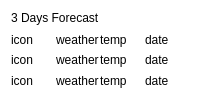
             <widget class="QWidget" name="widget_2" native="true">
              <property name="styleSheet">
               <string notr="true">background: rgba(255, 255, 255, 0.1);
border -color: rgba(255, 255, 255, 0.2);
border-radius:12%;</string>
              </property>
              <layout class="QHBoxLayout" name="horizontalLayout_16">
               <item>
                <layout class="QVBoxLayout" name="verticalLayout_16" stretch="1,5">
                 <item>
                  <widget class="QLabel" name="labelFuture">
                   <property name="styleSheet">
                    <string notr="true">color:black;
font: 15pt &quot;Segoe UI&quot;;
background:transparent;</string>
                   </property>
                   <property name="text">
                    <string>3 Days Forecast</string>
                   </property>
                  </widget>
                 </item>
                 <item>
                  <layout class="QVBoxLayout" name="verticalLayout_6">
                   <property name="spacing">
                    <number>0</number>
                   </property>
                   <item>
                    <layout class="QHBoxLayout" name="horizontalLayout_8">
                     <item>
                      <widget class="QLabel" name="fIcon1">
                       <property name="styleSheet">
                        <string notr="true">color:black;
background:transparent;
font: 10pt 'Segoe UI';</string>
                       </property>
                       <property name="text">
                        <string>icon</string>
                       </property>
                      </widget>
                     </item>
                     <item>
                      <widget class="QLabel" name="fWeather1">
                       <property name="styleSheet">
                        <string notr="true">background:transparent;
color:black;
font: 10pt 'Segoe UI';</string>
                       </property>
                       <property name="text">
                        <string>weather</string>
                       </property>
                      </widget>
                     </item>
                     <item>
                      <widget class="QLabel" name="fTemp1">
                       <property name="styleSheet">
                        <string notr="true">color:black;
background:transparent;
font: 10pt 'Segoe UI';</string>
                       </property>
                       <property name="text">
                        <string>temp</string>
                       </property>
                      </widget>
                     </item>
                     <item>
                      <widget class="QLabel" name="fDate1">
                       <property name="styleSheet">
                        <string notr="true">color:black;
background:transparent;
font: 10pt 'Segoe UI';</string>
                       </property>
                       <property name="text">
                        <string>date</string>
                       </property>
                      </widget>
                     </item>
                    </layout>
                   </item>
                   <item>
                    <widget class="Line" name="line">
                     <property name="orientation">
                      <enum>Qt::Horizontal</enum>
                     </property>
                    </widget>
                   </item>
                   <item>
                    <layout class="QHBoxLayout" name="horizontalLayout_10">
                     <item>
                      <widget class="QLabel" name="fIcon2">
                       <property name="styleSheet">
                        <string notr="true">color:black;
background:transparent;
font: 10pt 'Segoe UI';</string>
                       </property>
                       <property name="text">
                        <string>icon</string>
                       </property>
                      </widget>
                     </item>
                     <item>
                      <widget class="QLabel" name="fWeather2">
                       <property name="styleSheet">
                        <string notr="true">background:transparent;
color:black;
font: 10pt 'Segoe UI';</string>
                       </property>
                       <property name="text">
                        <string>weather</string>
                       </property>
                      </widget>
                     </item>
                     <item>
                      <widget class="QLabel" name="fTemp2">
                       <property name="styleSheet">
                        <string notr="true">color:black;
background:transparent;
font: 10pt 'Segoe UI';</string>
                       </property>
                       <property name="text">
                        <string>temp</string>
                       </property>
                      </widget>
                     </item>
                     <item>
                      <widget class="QLabel" name="fDate2">
                       <property name="styleSheet">
                        <string notr="true">color:black;
background:transparent;
font: 10pt 'Segoe UI';</string>
                       </property>
                       <property name="text">
                        <string>date</string>
                       </property>
                      </widget>
                     </item>
                    </layout>
                   </item>
                   <item>
                    <widget class="Line" name="line_2">
                     <property name="orientation">
                      <enum>Qt::Horizontal</enum>
                     </property>
                    </widget>
                   </item>
                   <item>
                    <layout class="QHBoxLayout" name="horizontalLayout_9">
                     <item>
                      <widget class="QLabel" name="fIcon3">
                       <property name="styleSheet">
                        <string notr="true">color:black;
background:transparent;
font: 10pt &quot;Segoe UI&quot;;</string>
                       </property>
                       <property name="text">
                        <string>icon</string>
                       </property>
                      </widget>
                     </item>
                     <item>
                      <widget class="QLabel" name="fWeather3">
                       <property name="styleSheet">
                        <string notr="true">background:transparent;
color:black;
font: 10pt &quot;Segoe UI&quot;;</string>
                       </property>
                       <property name="text">
                        <string>weather</string>
                       </property>
                      </widget>
                     </item>
                     <item>
                      <widget class="QLabel" name="fTemp3">
                       <property name="styleSheet">
                        <string notr="true">color:black;
background:transparent;
font: 10pt 'Segoe UI';</string>
                       </property>
                       <property name="text">
                        <string>temp</string>
                       </property>
                      </widget>
                     </item>
                     <item>
                      <widget class="QLabel" name="fDate3">
                       <property name="styleSheet">
                        <string notr="true">color:black;
background:transparent;
font: 10pt 'Segoe UI';</string>
                       </property>
                       <property name="text">
                        <string>date</string>
                       </property>
                      </widget>
                     </item>
                    </layout>
                   </item>
                  </layout>
                 </item>
                </layout>
               </item>
              </layout>
             </widget>
